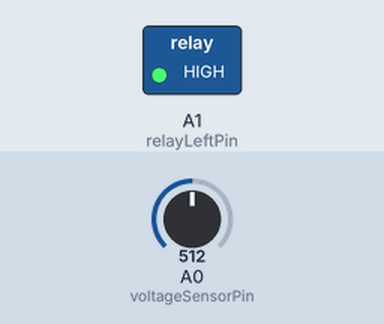
This sketch was run on a simulated Arduino Uno, built with avr-gcc and run on an emulated ATmega328P. On the bench: switched loads named in the sketch (green lamp = pin HIGH). The test bench sets the inputs (shaded band); at power-on: A0 (voltageSensorPin) = 512. What the sketch prints to the serial monitor is not drawn.

Above: at 1.2 s.
1.3 s: A0 (voltageSensorPin) set to 425
2.8 s: A0 (voltageSensorPin) set to 399
Timing chart, 0 to 5.8 s (numbered marks = the images above; inputs shaded):
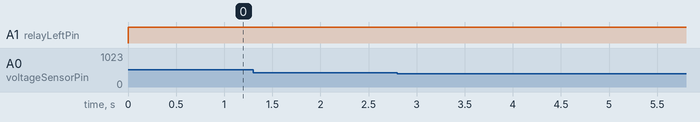

Measured:
- after the input at 1.3 s, every drawn part: stays the same
- after the input at 2.8 s, every drawn part: stays the same

The sketch:

Side_Repeater.ino
```cpp
const int relayLeftPin = A1; // assigns pin 2 as terminal for left turn relay
const int voltageSensorPin = A0; // assigns pin A0 to voltage sensor

//Floats for ADC voltage & Input voltage
float adc_voltage = 0.0;
float in_voltage = 0.0;

//Floats for resistor values in divider (in ohms)
float R1 = 30000.0;
float R2 = 7500.0;

//Floats for Reference Voltage
float ref_voltage = 5.0;

//Integer for ADC value
int adc_value = 0;


void setup() {
  // Setup Serial Monitor
  pinMode(relayLeftPin, OUTPUT);// connect to S terminal of Relay
  Serial.println("DC Volatage Test");
     Serial.begin(9600);

}
void loop() {

  // Sensor Setup
    // Read the Analog Input
    adc_value = analogRead(voltageSensorPin);

    //Determine voltage at ADC input
    adc_voltage = (adc_value * ref_voltage) / 1024.0;

    //Calculate voltage at divider input
    in_voltage = adc_voltage / (R2/(R1+R2));

  // Prints Sensor Status
  if (in_voltage > 4 ){
    Serial.print("Voltage Reading - ");
    Serial.print(in_voltage, 3);      // Prints voltage to 3 decimal places
    Serial.println("v");
    }
   else {
    Serial.print("Connection not established!   ");
    Serial.print("Current Reading - ");
    Serial.print(in_voltage, 3);
    Serial.println("v");
    }
    digitalWrite(relayLeftPin, HIGH), Serial.println("Relay ON");
/*
  // Relay
  if (in_voltage > 2) {
    digitalWrite(relayLeftPin, HIGH), Serial.println("Relay ON");
    Serial.print('\n');
    delay(1000);
    }
   else {
    digitalWrite(relayLeftPin, LOW), Serial.println("Relay OFF");
    Serial.print('\n');
    delay(1000);
    }
*/

}
```
